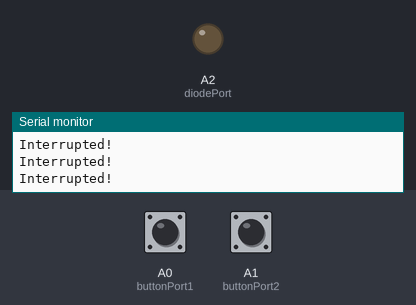
Simulated run of this program. Board: Arduino Mega 2560, built with avr-gcc and run on an emulated ATmega2560. Parts: output pins drawn as LEDs (lit = HIGH), the last lines printed to the serial monitor. Dashed ring = blinking. Inputs (shaded band) come from the test bench; at power-on: A0 (buttonPort1) LOW, A1 (buttonPort2) LOW.

Above: at 1.2 s.
1.3 s: A0 (buttonPort1) pulled HIGH for 1 s
At 1.55 s:
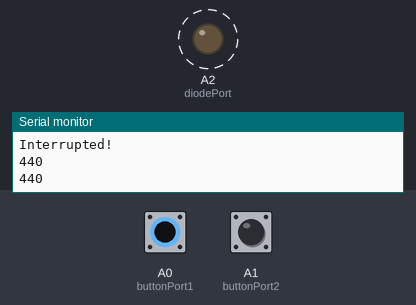
4.3 s: A0 (buttonPort1) pulled HIGH for 3.2 s
At 8.6 s:
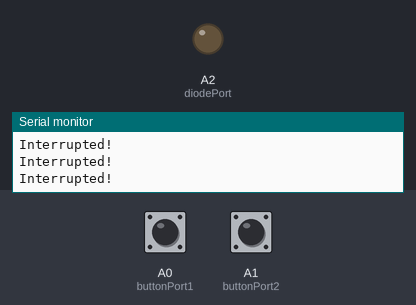
Timing chart, 0 to 10.1 s (numbered marks = the images above; inputs shaded):
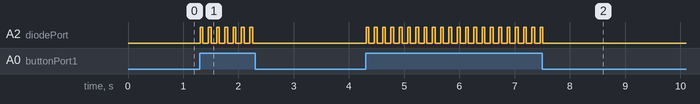

Measured:
- after the input at 1.3 s, A2 (diodePort): alternates HIGH for 0.05 s and LOW for 0.10 s, 14 changes in all, then stays LOW, starting at once
- after the input at 4.3 s, A2 (diodePort): alternates HIGH for 0.05 s and LOW for 0.10 s, 44 changes in all, then stays LOW, starting at once

The program:

main.cpp
```cpp
#include <Arduino.h>
int buttonPort1 = A0;
int buttonPort2 = A1;
int diodePort = A2;
int buttonStatus1 = 0;
int buttonStatus2 = 0;
int interruptLetter = 0;
void setup(){
  Serial.begin(9600);
  pinMode(buttonPort1, INPUT);
  pinMode(buttonPort2, INPUT);
  pinMode(diodePort, OUTPUT);
}

void loop(){
  interruptLetter = 0;
  buttonStatus1 = digitalRead(buttonPort1);
  if (buttonStatus1 == HIGH) {
    Serial.println("440");
    digitalWrite(diodePort, HIGH);
    delay(50);
    digitalWrite(diodePort,LOW);
    delay(100);
    buttonStatus2 = digitalRead(buttonPort2);
  }
  else if (buttonStatus2 == HIGH) {
    Serial.println("Button 2 Pressed!");
    digitalWrite(diodePort, HIGH);
    delay(150);
    digitalWrite(diodePort,LOW);

  }
  else {
    interruptLetter = 1;
    Serial.println("Interrupted!");
    delay(50);
  }
}
```
